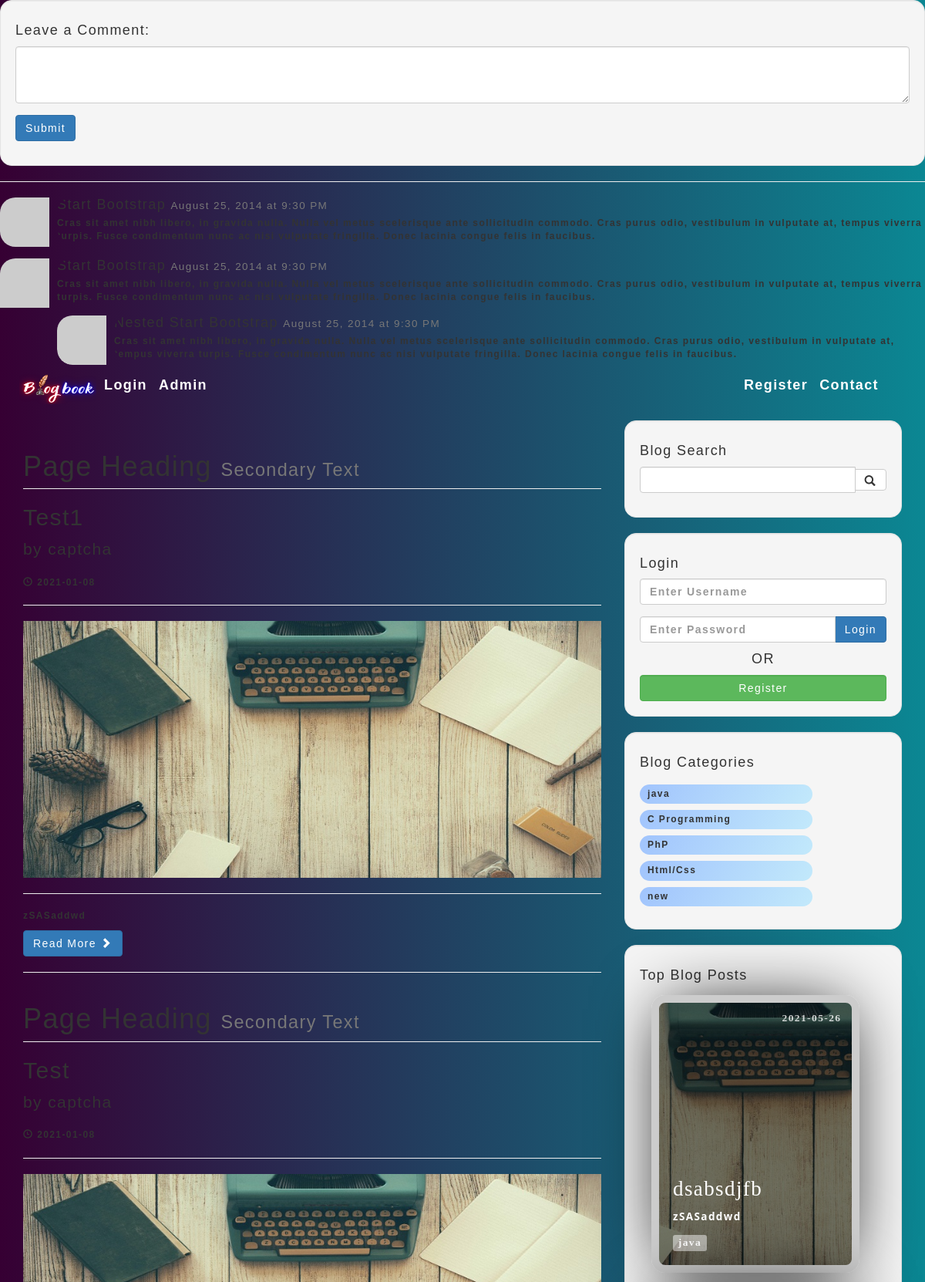
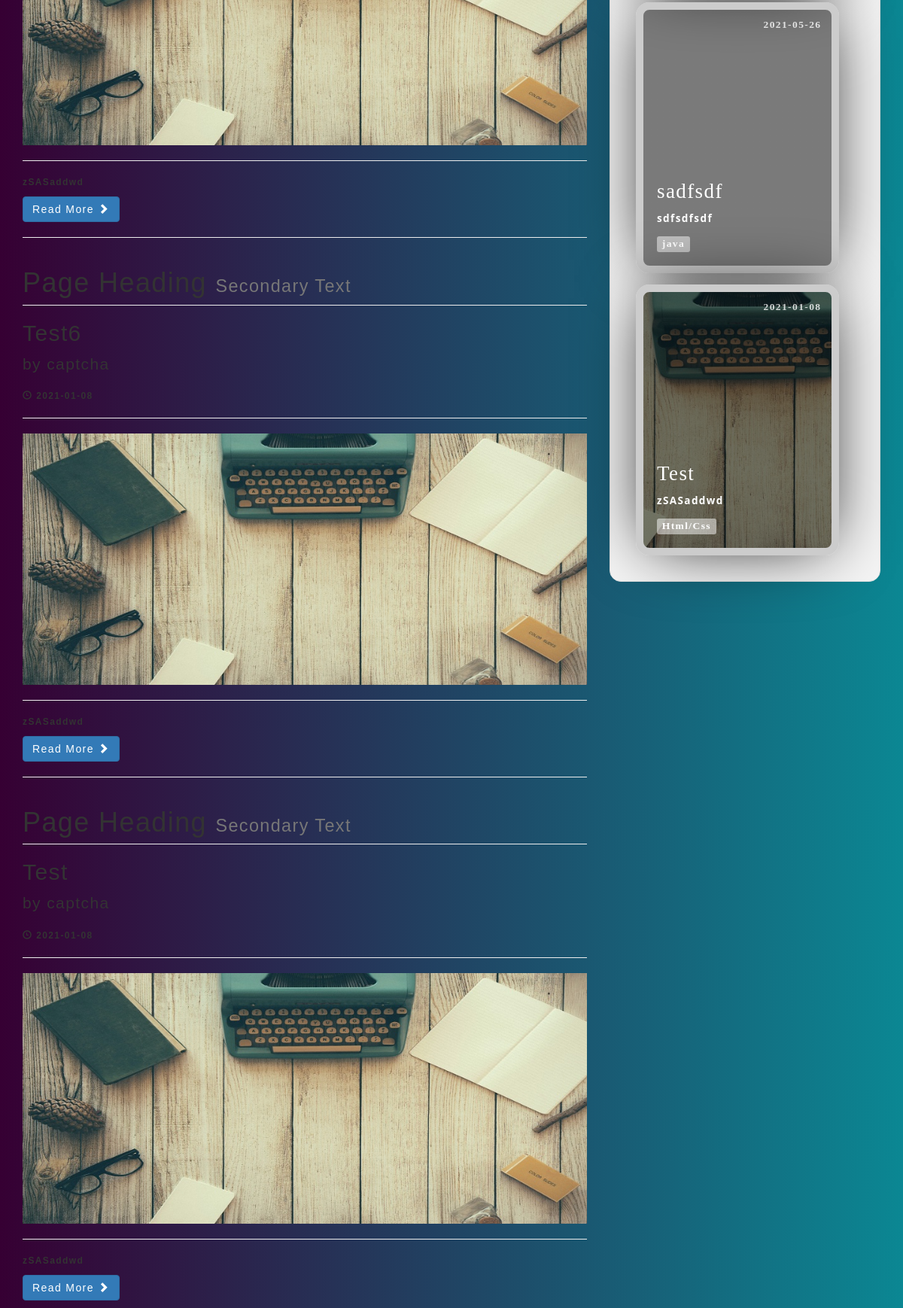
Page /comment.php?category=2 (upper part) on the committed database (2 pictures, top to bottom).
### tables this page shows
CREATE TABLE `posts` (
  `post_id` int(3) NOT NULL,
  `post_category_id` int(3) NOT NULL,
  `post_title` varchar(255) NOT NULL,
  `post_author` varchar(255) NOT NULL,
  `author_id` int(255) NOT NULL,
  `post_date` date NOT NULL,
  `post_image` text NOT NULL,
  `post_content` mediumtext NOT NULL,
  `post_tags` varchar(255) NOT NULL,
  `post_comment_count` int(255) NOT NULL,
  `post_status` varchar(255) NOT NULL DEFAULT 'draft',
  `post_views_count` int(255) NOT NULL
);

CREATE TABLE `categories` (
  `cat_id` int(3) NOT NULL,
  `cat_title` varchar(255) NOT NULL
);

### comment.php (the view, shortened to what this page needs)
                <div class="well">
                    <h4>Leave a Comment:</h4>
                    <form role="form">
                        <div class="form-group">
                            <textarea class="form-control" rows="3"></textarea>
                        </div>
                        <button type="submit" class="btn btn-primary">Submit</button>
                    </form>
                </div>
                <hr>
                <div class="media">
                    <a class="pull-left" href="#">
                        <img class="media-object" src="http://placehold.it/64x64" alt="">
                    </a>
                    <div class="media-body">
                        <h4 class="media-heading">Start Bootstrap
                            <small>August 25, 2014 at 9:30 PM</small>
                        </h4>
                        Cras sit amet nibh libero, in gravida nulla. Nulla vel metus scelerisque ante sollicitudin commodo. Cras purus odio, vestibulum in vulputate at, tempus viverra turpis. Fusce condimentum nunc ac nisi vulputate fringilla. Donec lacinia congue felis in faucibus.
                    </div>
                </div>
                <div class="media">
                    <a class="pull-left" href="#">
                        <img class="media-object" src="http://placehold.it/64x64" alt="">
                    </a>
                    <div class="media-body">
                        <h4 class="media-heading">Start Bootstrap
                            <small>August 25, 2014 at 9:30 PM</small>
                        </h4>
                        Cras sit amet nibh libero, in gravida nulla. Nulla vel metus scelerisque ante sollicitudin commodo. Cras purus odio, vestibulum in vulputate at, tempus viverra turpis. Fusce condimentum nunc ac nisi vulputate fringilla. Donec lacinia congue felis in faucibus.
                        <div class="media">
                            <a class="pull-left" href="#">
                                <img class="media-object" src="http://placehold.it/64x64" alt="">
                            </a>
                            <div class="media-body">
                                <h4 class="media-heading">Nested Start Bootstrap
                                    <small>August 25, 2014 at 9:30 PM</small>
                                </h4>
                                Cras sit amet nibh libero, in gravida nulla. Nulla vel metus scelerisque ante sollicitudin commodo. Cras purus odio, vestibulum in vulputate at, tempus viverra turpis. Fusce condimentum nunc ac nisi vulputate fringilla. Donec lacinia congue felis in faucibus.
                            </div>
                        </div>
                    </div>
                </div>
          <?php include "includes/db.php";?>
<?php include "includes/header.php";?>
<body>
   <?php include "includes/navigation.php"; ?>
    <div class="container">
        <div class="row">
            <div class="col-md-8">
               <?php
                if(isset($_GET['category'])){
                    $link_category=$_GET['category'];                }
                $query="SELECT * FROM posts WHERE post_category_id=$link_category";
               $select_all_posts_query=mysqli_query($connection,$query);
                    while($row=mysqli_fetch_assoc($select_all_posts_query)){
                        $post_title=$row['post_title'];
                        $post_id=$row['post_id'];
                        $post_author=$row['post_author'];
                        $post_date=$row['post_date'];
                        $post_image=$row['post_image'];
                        $post_content=$row['post_content'];
                       ?>
                                <h1 class="page-header">
                    Page Heading
                    <small>Secondary Text</small>
                </h1>
                <h2>
                    <a href="post.php?p_id=<?php echo $post_id;?>"><?php echo $post_title;?></a>
                </h2>
                <p class="lead">
                    by <a href="index.php"><?php echo $post_author;?></a>
                </p>
                <p><span class="glyphicon glyphicon-time"></span> <?php echo $post_date;?></p>
                <hr>
                <img class="img-responsive" src="images/<?php echo $post_image;?>" alt="">
                <hr>
                <p><?php echo $post_content;?></p>
                <a class="btn btn-primary" href="#">Read More <span class="glyphicon glyphicon-chevron-right"></span></a>
                <hr>
                  <?php  } ?>
            </div>
           <?php include "includes/sidebar.php";  ?>
        </div>
      <?php
include "includes/footer.php";
?>

### includes/sidebar.php (shortened to what this page needs)
<div class="col-md-4">
    <div class="well">
        <h4>Blog Search</h4>
        <form action="search.php" method="post">
            <div class="input-group">
                <input name="search" type="text" class="form-control">
                <span class="input-group-btn">
                    <button name="submit" class="btn btn-default" type="submit">
                        <span class="glyphicon glyphicon-search"></span>
                    </button>
                </span>
            </div>
        </form>
    </div>
    <div class="well logs" id="login">
        <div class="heads">
            <h4>Login</h4>
            <form action="includes/login.php" method="post" id="login_form" onsubmit="return validate_form()">
                <div class="form-group">
                    <input name="username" type="text" class="form-control" placeholder="Enter Username" id="user_name">
                </div>
                <div class="input-group">
                    <input name="password" type="password" class="form-control" placeholder="Enter Password" id="user_pass">
                    <span class="input-group-btn">
                        <button class="btn btn-primary" name="login" type="submit">
                            Login
                        </button>
                    </span>
                </div>
            </form>
            <h4 style="text-align: center;">OR</h4>
            <a href="../registration.php">
                <button class="btn btn-success form-control" name="login" type="submit" value="Register">
                    Register
                </button> </a>
        </div>
    </div>
    <?php
    $query = "SELECT DISTINCT categories.cat_id, categories.cat_title
    FROM categories
    INNER JOIN posts ON categories.cat_id=posts.post_category_id";
    $select_categories_sidebar = mysqli_query($connection, $query);
    ?>
    <div class="well " id="categories">
        <h4>Blog Categories</h4>
        <div class="row">
            <div class="col-lg-12">
                <ul class="list-unstyled">
                    <?php
                    while ($row = mysqli_fetch_assoc($select_categories_sidebar)) {
                        $cat_title = $row['cat_title'];
                        $cat_id = $row['cat_id'];
                        echo "<li   class='list-items'
                        data-aos='fade-left'
                        data-aos-delay='100'><a href='category.php?category=$cat_id'>{$cat_title}</a></li>";
                    }
                    ?>
                </ul>
            </div>
        </div>
    </div>
    <?php include "widget.php" ?>
</div>

### includes/widget.php (shortened to what this page needs)
<div class="well">
    <h4>Top Blog Posts</h4>
    <?php
    $query = "SELECT * FROM posts WHERE post_status='published'   ORDER BY post_views_count DESC LIMIT 3 ";
    $select_all_posts_query = mysqli_query($connection, $query);
    while ($row = mysqli_fetch_assoc($select_all_posts_query)) {
        $post_title = $row['post_title'];
        $post_id = $row['post_id'];
        $post_date = $row['post_date'];
        $post_image = $row['post_image'];
        $post_content = strip_tags(substr($row['post_content'], 0, 100));
        $post_status = $row['post_status'];
        $post_category_id = $row['post_category_id'];
        $query = "SELECT * FROM categories WHERE cat_id={$post_category_id}";
        $select_categories_id = mysqli_query($connection, $query);
        $cat = mysqli_fetch_assoc($select_categories_id);
        $post_category = $cat['cat_title'];
        if ($post_status == 'published') {
    ?>
            <div class="card-grid-space">
                <a class="card" href="../post.php?p_id=<?php echo $post_id; ?>" style="--bg-img: url('../images/<?php echo $post_image; ?>');margin:1.5rem;text-decoration:none;">
                    <div>
                        <h1><?php echo $post_title; ?></h1>
                        <p><?php echo $post_content; ?></p>
                        <div class="date"><?php echo $post_date; ?></div>
                        <div class="tags">
                            <div class="tag"><?php echo $post_category; ?></div>
                        </div>
                    </div>
                </a>
            </div>
    <?php  }
    } ?>

### css/styles.css (style rules this page uses)
body { font-size: 12px; }
body, button, input { font-family: "Montserrat", sans-serif; font-weight: 700; letter-spacing: 1.4px; }
:root { --color: #3c3163; --transition-time: 0.5s; }
* { box-sizing: border-box; }
body { margin: 0; min-height: 100vh; }
a { color: inherit; }
.card { font-family: "Heebo"; --bg-filter-opacity: 0.5; background-image: linear-gradient( rgba(0, 0, 0, var(--bg-filter-opacity)), rgba(0, 0, 0, var(--bg-filter-opacity)) ), var(--bg-img); height: 20em; width: 15em; font-size: 1.5em; color: white; border-radius: 1em; padding: 1em; display: flex; align-items: flex-end; background-size: cover; background-position: center; box-shadow: 0 0 5em -1em black; transition: all, var(--transition-time); position: relative; overflow: hidden; border: 10px solid #ccc; text-decoration: none; }
.card h1 { margin: 0; font-size: 1.5em; line-height: 1.2em; }
.card p { font-size: 0.75em; font-family: "Open Sans"; margin-top: 0.5em; line-height: 2em; }
.card .tags { display: flex; }
.card .tags .tag { font-size: 0.75em; background: rgba(255, 255, 255, 0.5); border-radius: 0.3rem; padding: 0 0.5em; margin-right: 0.5em; line-height: 1.5em; transition: all, var(--transition-time); }
.card .date { position: absolute; top: 0; right: 0; font-size: 0.75em; padding: 1em; line-height: 1em; opacity: 0.8; }
.card:before, .card:after { content: ""; transform: scale(0); transform-origin: top left; border-radius: 50%; position: absolute; left: -50%; top: -50%; z-index: -5; transition: all, var(--transition-time); transition-timing-function: ease-in-out; }
.card:before { background: #ddd; width: 250%; height: 250%; }
.card:after { background: white; width: 200%; height: 200%; }
div { border-radius: 20px; }
.well { border-radius: 15px; }
.list-items { background: linear-gradient(120deg, #a1c4fd 0%, #c2e9fb 100%); padding: 0.4rem 1rem; margin: 0.8rem 0; border-radius: 3rem; width: 70%; display: flex; justify-content: space-between; }
html { scroll-behavior: smooth; }

### includes/header.php (style rules this page uses)
body { background: linear-gradient(to right, #360033 0%, #0b8793 100%); font-size: 12px; }

### rows in the picture
posts: post_title "Test1", post_author "captcha", post_date "2021-01-08", post_image (picture), post_content "zSASaddwd"
posts: post_title "Test", post_author "captcha", post_date "2021-01-08", post_image (picture), post_content "zSASaddwd"
posts: post_title "Test6", post_author "captcha", post_date "2021-01-08", post_image (picture), post_content "zSASaddwd"
posts: post_title "Test", post_author "captcha", post_date "2021-01-08", post_image (picture), post_content "zSASaddwd"
categories: cat_title "java"
categories: cat_title "C Programming"
categories: cat_title "PhP"
categories: cat_title "Html/Css"
categories: cat_title "new"
posts: post_image (picture), post_title "dsabsdjfb", post_content "zSASaddwd", post_date "2021-05-26", categories.cat_title "java"
posts: post_title "sadfsdf", post_content "sdfsdfsdf", post_date "2021-05-26", categories.cat_title "java"
posts: post_image (picture), post_title "Test", post_content "zSASaddwd", post_date "2021-01-08", categories.cat_title "Html/Css"
